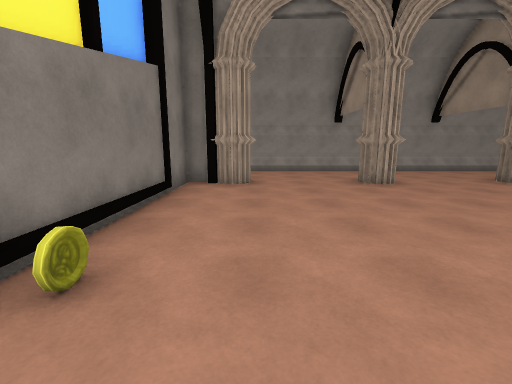
view 1 (above)

16 first-person views from a walk through a scene from a Unity 3-D project. The camera is 1.5 m above the floor, tilts 10° down and sees 90° across. The floor is counted in squares, 1.44 m on a side. Each view is taken from the middle of a square. On the plan, view 1 faces up. The plan holds only what a view shows up to about 11 squares ahead; the rest is blank. The player character is not drawn. Some surface patterns are stand-ins.

view 2
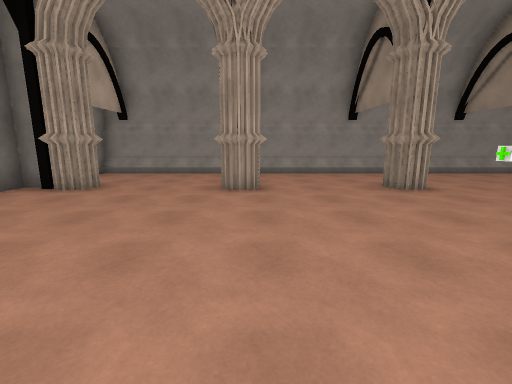

view 3
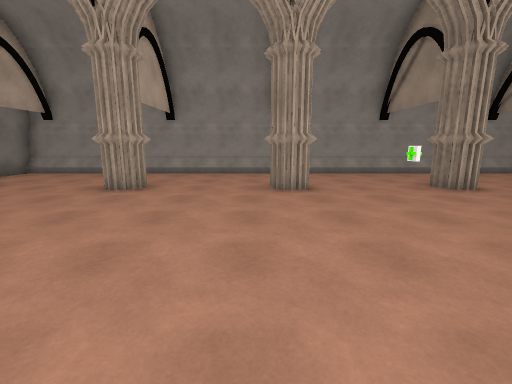

view 4
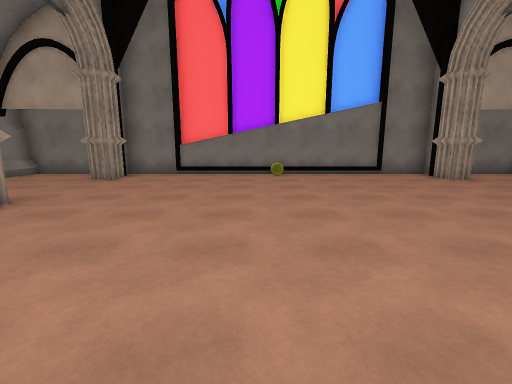

view 5
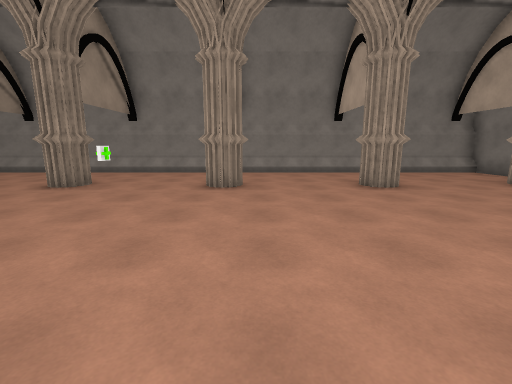

view 6
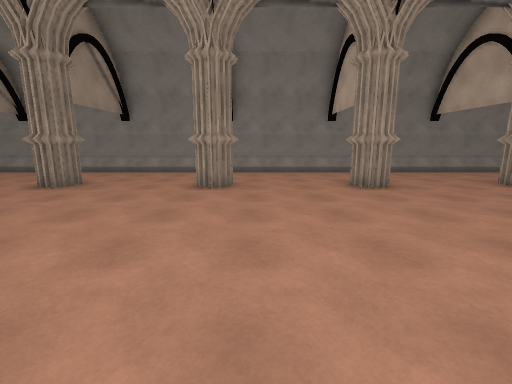

view 7
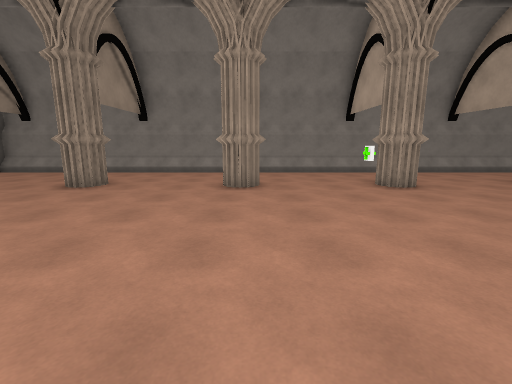

view 8
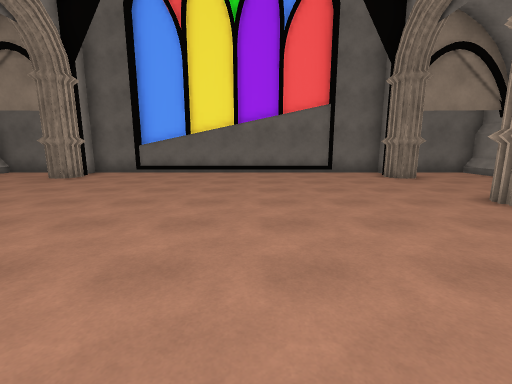

view 9
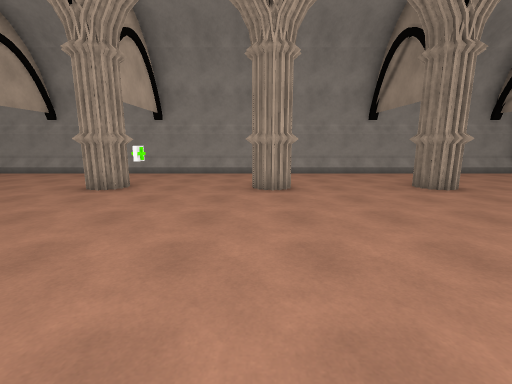

view 10
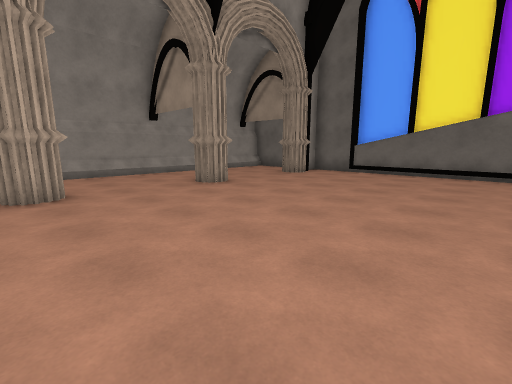

view 11
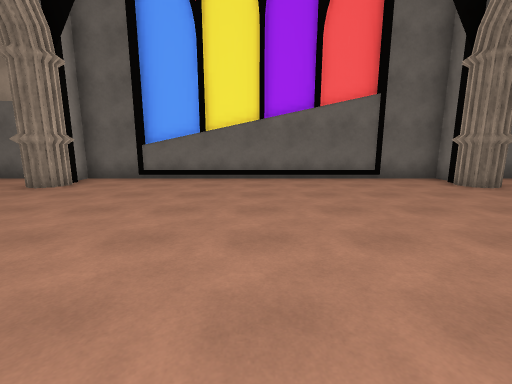

view 12
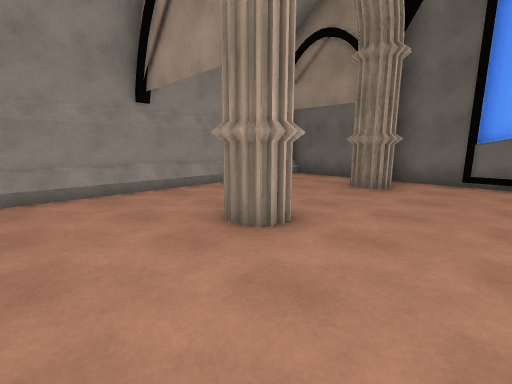

view 13
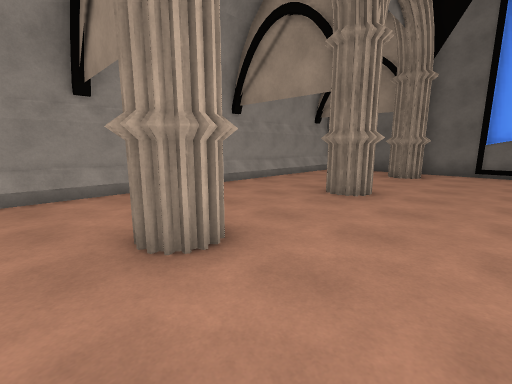

view 14
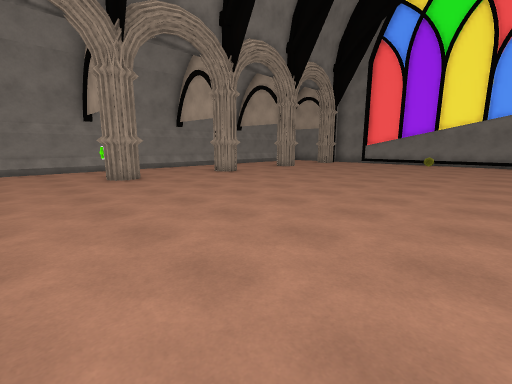

view 15
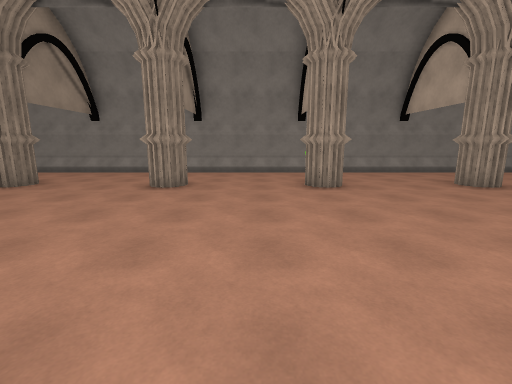

view 16
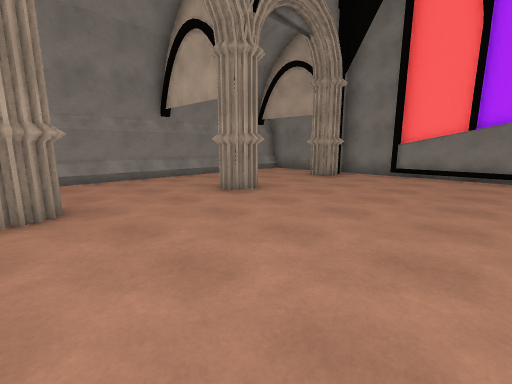

### Floor plan
Key: @ floor where view 1 was taken; # wall or solid block; . floor; / step, stairs or slope; C coin; M medkit.
Columns run from 2 left of view 1 to 27 right of it. Each row starts with its distance up from view 1.
 12 ##############################
 11 #////////////////////////////#
 10 #............................#
  9 #.............M..............#
  8 ##....#...#...#...#....#...###
  7 ##...........................#
  6 #............................#
  5 #............................#
  4 #............................#
  3 #............................#
  2 #C...........................#
  1 #............................#
  0 #.@..........................#
 -1 #............................#
 -2 #............................#
 -3 #............................#
 -4 ##....#...#...#...#....#...###
 -5 #........................... #
 -6 #.............M..............#
 -7 #............................#
 -8 ##############################

Where each view was taken, in squares from view 1:
view 1: 0 up, 0 right, facing up
view 2: 1 up, 4 right, facing up
view 3: 1 up, 7 right, facing up
view 4: 1 up, 8 right, facing left
view 5: 3 up, 7 right, facing down
view 6: 3 up, 11 right, facing down
view 7: 3 up, 16 right, facing down
view 8: 1 up, 16 right, facing right
view 9: 1 up, 16 right, facing up
view 10: 1 up, 16 right, facing up-right
view 11: 2 up, 18 right, facing right
view 12: 5 up, 18 right, facing up-right
view 13: 5 up, 15 right, facing up-right
view 14: 5 up, 15 right, facing down-left
view 15: 3 up, 14 right, facing down
view 16: 1 up, 8 right, facing down-left
